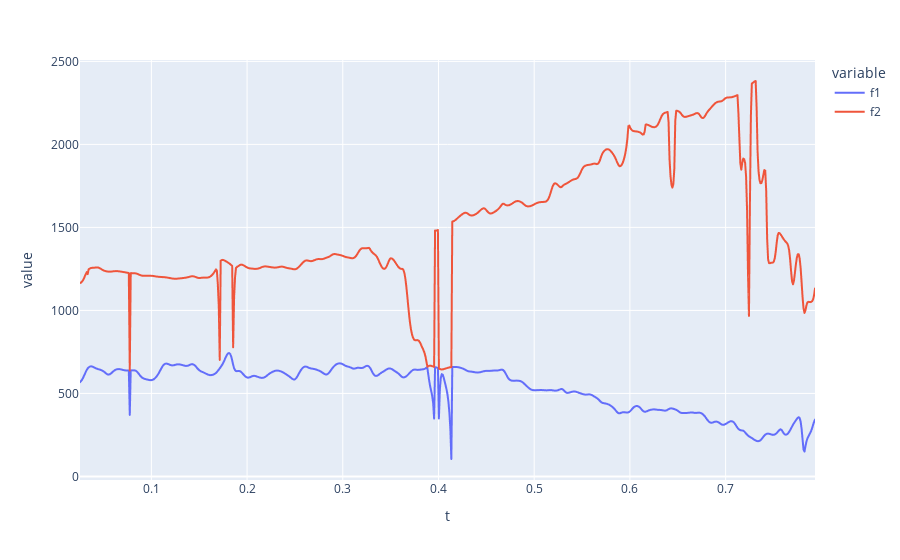

The notebook cell this image was saved under:
### Code cell
track_plot = px.line(formant_data, x = "t", y = ["f1", "f2"])
track_plot.show()

### Figure 1 — Plotly figure (JSON) as saved in the notebook; plotly's stock layout.template omitted (floating-point values rounded to 4 significant figures; data arrays with more than 128 entries replaced by an {"elided": "..."} marker saying what was removed)
{"data": [{"hovertemplate": "variable=f1<br>t=%{x}<br>value=%{y}<extra></extra>", "legendgroup": "f1", "line": {"color": "#636efa", "dash": "solid"}, "marker": {"symbol": "circle"}, "mode": "lines", "name": "f1", "showlegend": true, "type": "scattergl", "x": {"elided": "769 float values"}, "xaxis": "x", "y": {"elided": "769 float values"}, "yaxis": "y"}, {"hovertemplate": "variable=f2<br>t=%{x}<br>value=%{y}<extra></extra>", "legendgroup": "f2", "line": {"color": "#EF553B", "dash": "solid"}, "marker": {"symbol": "circle"}, "mode": "lines", "name": "f2", "showlegend": true, "type": "scattergl", "x": {"elided": "769 float values"}, "xaxis": "x", "y": {"elided": "769 float values"}, "yaxis": "y"}], "layout": {"legend": {"title": {"text": "variable"}, "tracegroupgap": 0}, "margin": {"t": 60}, "xaxis": {"anchor": "y", "domain": [0, 1], "title": {"text": "t"}}, "yaxis": {"anchor": "x", "domain": [0, 1], "title": {"text": "value"}}}}
